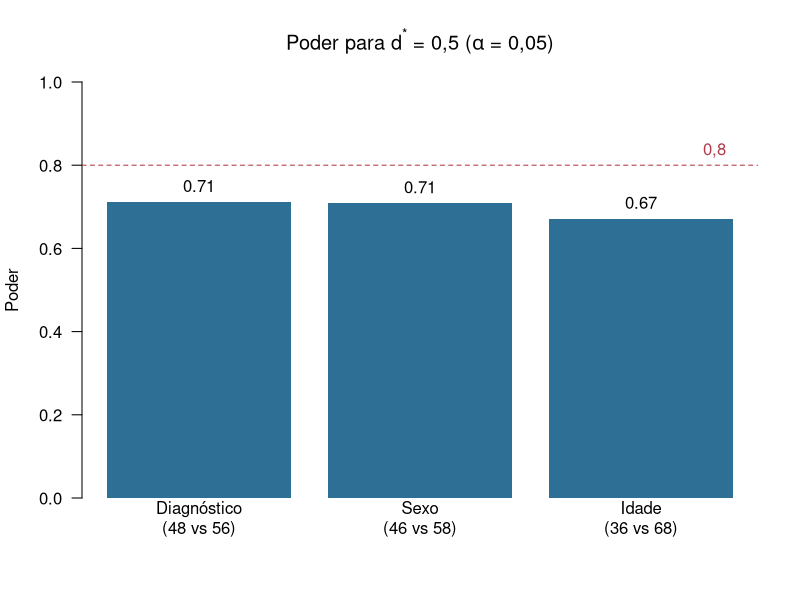
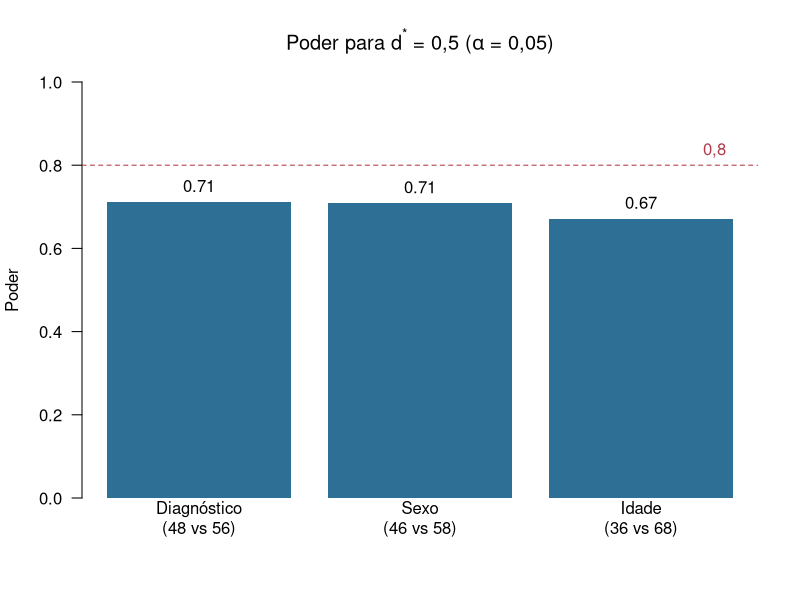

Here is the R script that generated these plots, in order:
# Poder a priori para d* = 0,5 (teste t de duas amostras, bilateral, alpha = 0,05)
# Tamanhos reais dos níveis de cada fator (LA3, 104 indivíduos)
alpha <- 0.05
d     <- 0.5
fatores <- data.frame(
  fator = c("Diagnóstico", "Sexo", "Idade"),
  n1    = c(48, 46, 36),   # Controle | F | 6–14 anos
  n2    = c(56, 58, 68)    # ND       | M | >= 15 anos
)

poder_t2n <- function(n1, n2, d, alpha) {
  gl    <- n1 + n2 - 2
  ncp   <- d * sqrt(n1 * n2 / (n1 + n2))   # parâmetro de não centralidade
  tcrit <- qt(1 - alpha / 2, gl)
  pt(-tcrit, gl, ncp) + 1 - pt(tcrit, gl, ncp)
}

fatores$poder <- mapply(poder_t2n, fatores$n1, fatores$n2,
                        MoreArgs = list(d = d, alpha = alpha))

cat("\n===== PODER POR FATOR (d* = 0,5; alpha = 0,05) =====\n")
for (i in seq_len(nrow(fatores))) {
  cat(sprintf("%-12s n1 = %2d  n2 = %2d  poder = %.3f\n",
              fatores$fator[i], fatores$n1[i], fatores$n2[i], fatores$poder[i]))
}
cat("====================================================\n\n")

# Conferência: n por grupo para poder 0,8 com grupos iguais (dá 63,8 -> 64)
print(power.t.test(delta = d, sd = 1, sig.level = alpha, power = 0.8))

# Gráfico
rotulos <- sprintf("%s\n(%d vs %d)", fatores$fator, fatores$n1, fatores$n2)
desenha <- function() {
  b <- barplot(fatores$poder, names.arg = rotulos, ylim = c(0, 1), col = "#2E6F95",
               border = NA, las = 1, ylab = "Poder",
               main = expression("Poder para " * d^"*" * " = 0,5 (" * alpha * " = 0,05)"))
  abline(h = 0.8, lty = 2, col = "#B23A48")
  text(b, fatores$poder, sprintf("%.2f", fatores$poder), pos = 3)
  text(max(b) + 0.4, 0.8, "0,8", pos = 3, col = "#B23A48", xpd = TRUE)
}

# 1) Na tela (painel Plots)
desenha()

# 2) Em arquivo
png("poder.png", width = 1600, height = 1100, res = 200)
desenha()
dev.off()
cat("Gráfico salvo em:", normalizePath("poder.png"), "\n")
